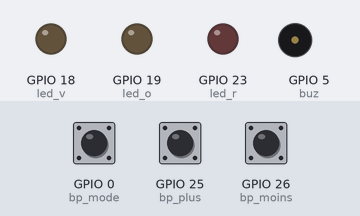
Simulated run of this program. Board: ESP32 board running MicroPython. Shown: output pins drawn as LEDs (lit = HIGH), buzzer (waves = sounding). The test bench sets the inputs (shaded band); at power-on: GPIO 0 (bp_mode) HIGH, GPIO 26 (bp_moins) HIGH, GPIO 25 (bp_plus) HIGH. What the program prints to the serial console is not drawn.

Above: at 1.25 s.
1.3 s: GPIO 0 (bp_mode) pulled LOW for 0.15 s
At 2.3 s:
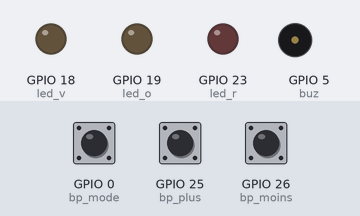
2.9 s: GPIO 0 (bp_mode) pulled LOW for 1 s
At 4.9 s:
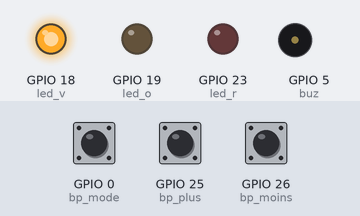
6.9 s: GPIO 26 (bp_moins) pulled LOW for 0.15 s
At 7.13 s:
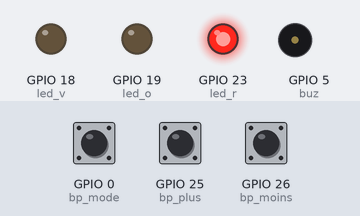
9.9 s: GPIO 0 (bp_mode) pulled LOW for 0.15 s
At 10.8 s:
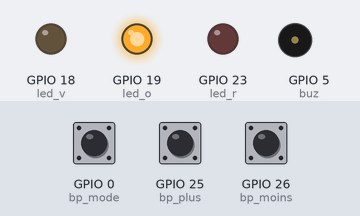
13.0 s: GPIO 0 (bp_mode) pulsed LOW 5 times (0.12 s each, 0.3 s apart)
At 13.35 s:
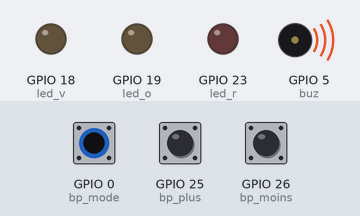
16.0 s: GPIO 25 (bp_plus) pulled LOW for 0.15 s
At 16.7 s:
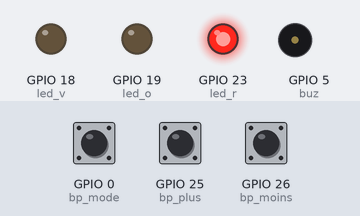
Timing chart, 0 to 18.6 s (numbered marks = the images above; inputs shaded):
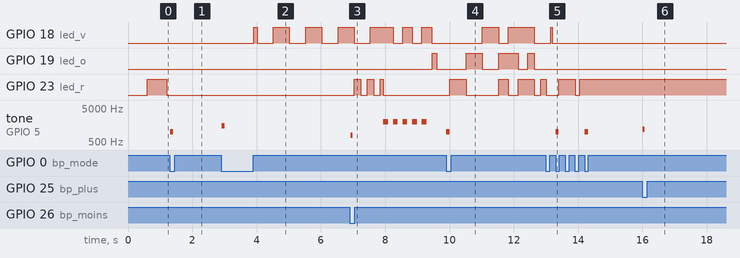

Measured:
- after the input at 1.3 s, GPIO 23 (led_r): stays LOW (without the input it goes to HIGH after 0.51 s); tone on GPIO 5 (buz): silent → 1000 Hz at once, → silent 0.10 s later
- after the input at 2.9 s, GPIO 18 (led_v): LOW → HIGH after 1.0 s, then repeats every 1.0 s: LOW 0.50 s, HIGH 0.50 s; tone on GPIO 5 (buz): silent → 1500 Hz at once, → silent 0.10 s later
- after the input at 6.9 s, GPIO 19 (led_o): LOW → HIGH after 2.6 s, → LOW 0.14 s later; tone on GPIO 5 (buz): plays 800 Hz for 0.05 s, 2000 Hz for 0.15 s, 2000 Hz for 0.15 s, 2000 Hz for 0.15 s, 2000 Hz for 0.15 s, 2000 Hz for 0.15 s, starting at once
- after the input at 9.9 s, GPIO 18 (led_v): LOW → HIGH after 1.1 s, → LOW 0.50 s later, → HIGH 0.30 s later, → LOW 0.81 s later; GPIO 23 (led_r): goes HIGH 0.51 s, LOW 1.0 s, HIGH 0.30 s, LOW 0.30 s, HIGH 0.50 s, LOW 0.20 s, then HIGH, starting after 0.11 s; tone on GPIO 5 (buz): silent → 1000 Hz at once, → silent 0.10 s later
- after the input at 13.0 s, GPIO 19 (led_o): stops changing and stays LOW; tone on GPIO 5 (buz): alternates 1000 Hz for 0.10 s and silent for 0.81 s, 4 changes in all, then stays silent, starting after 0.30 s
- after the input at 16.0 s, tone on GPIO 5 (buz): silent → 1200 Hz at once, → silent 0.05 s later

The program:

main.py
```python
# Atelier 07 — Minuterie et séquenceur (machine à états)
# Fablab Ardèche — MicroPython
#
# Un système de minuterie avec plusieurs modes :
# - Minuterie simple (durée réglable avec les boutons)
# - Séquenceur de LEDs (pattern lumineux programmable)
# - Feux de circulation (simulation)
#
# Ce projet illustre la programmation non-bloquante avec ticks_ms()
# et le concept de machine à états.
#
# Matériel : ESP32, 3 LEDs (rouge/orange/verte), 2 boutons, buzzer
# Connexions :
#   LED rouge   → GPIO23
#   LED orange  → GPIO19
#   LED verte   → GPIO18
#   Bouton +    → GPIO25 (PULL_UP)
#   Bouton -    → GPIO26 (PULL_UP)
#   Bouton MODE → GPIO0  (PULL_UP)
#   Buzzer      → GPIO5

from machine import Pin, PWM
import time

# --- Initialisation ---
led_r = Pin(23, Pin.OUT)
led_o = Pin(19, Pin.OUT)
led_v = Pin(18, Pin.OUT)
leds  = [led_r, led_o, led_v]

bp_plus  = Pin(25, Pin.IN, Pin.PULL_UP)
bp_moins = Pin(26, Pin.IN, Pin.PULL_UP)
bp_mode  = Pin(0,  Pin.IN, Pin.PULL_UP)

buz = PWM(Pin(5))
buz.duty(0)

def eteindre_tout():
    for led in leds:
        led.off()

def bip(freq=1000, duree=80):
    buz.freq(freq)
    buz.duty(200)
    time.sleep_ms(duree)
    buz.duty(0)

# ============================================================
# MODE 1 — Minuterie simple
# ============================================================
def mode_minuterie():
    duree_s   = 10
    t_appui   = time.ticks_ms()
    actif     = False
    t_depart  = 0

    print(f"\n=== MINUTERIE ===")
    print("+ / - pour régler la durée, MODE pour démarrer")

    t_btn_p = t_btn_m = time.ticks_ms()

    while True:
        now = time.ticks_ms()

        # Bouton + : augmenter la durée
        if bp_plus.value() == 0 and time.ticks_diff(now, t_btn_p) > 250:
            t_btn_p = now
            duree_s = min(duree_s + 5, 300)
            print(f"Durée : {duree_s} s")
            bip(1200, 50)

        # Bouton - : diminuer la durée
        if bp_moins.value() == 0 and time.ticks_diff(now, t_btn_m) > 250:
            t_btn_m = now
            duree_s = max(duree_s - 5, 5)
            print(f"Durée : {duree_s} s")
            bip(800, 50)

        # Bouton MODE : démarrer/arrêter ou changer de mode
        if bp_mode.value() == 0 and time.ticks_diff(now, t_appui) > 400:
            t_appui = now
            if not actif:
                actif    = True
                t_depart = now
                print(f"Démarrage — {duree_s}s")
                bip(1500, 100)
            else:
                actif = False
                eteindre_tout()
                print("Arrêté")
                bip(600, 200)
            while bp_mode.value() == 0:
                time.sleep_ms(20)
            # Retour au sélecteur de mode
            if not actif:
                return

        # Logique minuterie active
        if actif:
            ecoule = time.ticks_diff(now, t_depart) // 1000
            restant = duree_s - ecoule

            if restant <= 0:
                # Temps écoulé !
                eteindre_tout()
                for _ in range(5):
                    led_v.toggle()
                    bip(2000, 150)
                    time.sleep_ms(150)
                eteindre_tout()
                actif = False
                print("Terminé !")
                return
            else:
                # Clignoter la LED verte (1 Hz)
                led_v.value((now // 500) % 2)
                # Dernières 5 secondes : accélérer
                if restant <= 5:
                    led_r.value((now // 200) % 2)
                print(f"\rRestant : {restant:3d}s  ", end="")

        time.sleep_ms(50)

# ============================================================
# MODE 2 — Séquenceur de LEDs
# ============================================================
def mode_sequenceur():
    # Séquences : liste de (rouge, orange, vert, durée_ms)
    sequences = [
        (1, 0, 0, 500),
        (0, 1, 0, 500),
        (0, 0, 1, 500),
        (1, 1, 0, 300),
        (0, 1, 1, 300),
        (1, 0, 1, 300),
        (1, 1, 1, 200),
        (0, 0, 0, 200),
    ]

    etat = 0
    t0   = time.ticks_ms()
    t_mode = time.ticks_ms()

    print("\n=== SÉQUENCEUR ===")
    print("MODE pour quitter")

    while True:
        now = time.ticks_ms()

        # Appliquer l'état courant
        r, o, v, duree = sequences[etat]
        led_r.value(r)
        led_o.value(o)
        led_v.value(v)

        if time.ticks_diff(now, t0) >= duree:
            etat = (etat + 1) % len(sequences)
            t0   = now

        if bp_mode.value() == 0 and time.ticks_diff(now, t_mode) > 400:
            eteindre_tout()
            while bp_mode.value() == 0:
                time.sleep_ms(20)
            return

        time.sleep_ms(10)

# ============================================================
# MODE 3 — Feux de circulation
# ============================================================
def mode_feux():
    # États : (rouge, orange, vert, durée_ms, description)
    feux = [
        (1, 0, 0, 4000, "ROUGE — stop"),
        (1, 1, 0, 1000, "ROUGE+ORANGE — prêt"),
        (0, 0, 1, 4000, "VERT — passez"),
        (0, 1, 0, 1500, "ORANGE — attention"),
    ]

    etat  = 0
    t0    = time.ticks_ms()
    t_mode = time.ticks_ms()

    print("\n=== FEUX DE CIRCULATION ===")
    r, o, v, duree, desc = feux[etat]
    print(f"  {desc}")

    while True:
        now = time.ticks_ms()
        r, o, v, duree, desc = feux[etat]
        led_r.value(r)
        led_o.value(o)
        led_v.value(v)

        if time.ticks_diff(now, t0) >= duree:
            etat = (etat + 1) % len(feux)
            t0   = now
            print(f"  {feux[etat][4]}")

        if bp_mode.value() == 0 and time.ticks_diff(now, t_mode) > 400:
            eteindre_tout()
            while bp_mode.value() == 0:
                time.sleep_ms(20)
            return

        time.sleep_ms(10)

# ============================================================
# Sélecteur de mode
# ============================================================
MODES_DISPO = [
    ("Minuterie",    mode_minuterie),
    ("Séquenceur",   mode_sequenceur),
    ("Feux",         mode_feux),
]
mode_idx = 0

print("Minuterie & Séquenceur — Fablab Ardèche")
print("Appuie sur MODE (BOOT) pour changer de programme")

t_mode = time.ticks_ms()

while True:
    now = time.ticks_ms()

    if bp_mode.value() == 0 and time.ticks_diff(now, t_mode) > 400:
        t_mode = now
        nom, fn = MODES_DISPO[mode_idx]
        bip(1000, 100)
        fn()
        mode_idx = (mode_idx + 1) % len(MODES_DISPO)
        print(f"\nProchain mode : {MODES_DISPO[mode_idx][0]}")
        while bp_mode.value() == 0:
            time.sleep_ms(20)

    # Clignote la LED correspondant au mode sélectionné
    eteindre_tout()
    leds[mode_idx].value((now // 600) % 2)
    time.sleep_ms(20)
```
